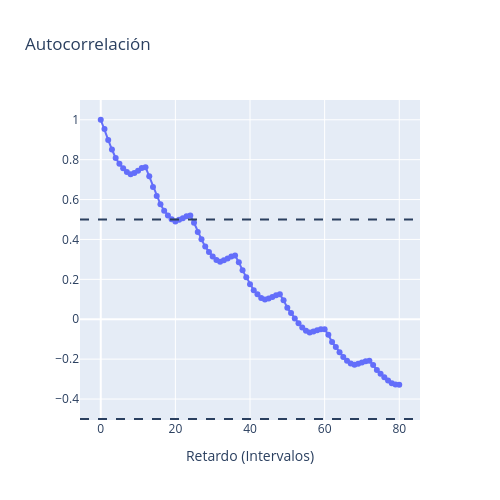

Notebook source saved alongside this figure:
### Markdown cell above
### Preparación de datos

Una vez tenemos los datos con propiedades más adecuadas para alimentar nuestros modelos de ML, necesitamos prepararlos para que los modelos puedan procesarlos. Esta etapa consiste en crear el conocido time-delay embedding que consiste en convertir la serie temporal en datos tabulares.

En esta fase necesitamos seleccionar el *Lag*, que se conoce como el número de observaciones pasadas empleadas para realizar la predicción, y también el número de observaciones en adelante, es decir, el horizonte del pronóstico.

Para poder seleccionar estos dos parámetros es necesario aversiguar la relación entre las observaciones. Para ello, empleamos la herramienta de la autocorrelación parcial. Esta técnica permite conocer la relación entre una observación y cada una de las observaciones pasadas.

### Code cell
acorr = sm.tsa.acf(df['Min-Max-NumeroPasajeros'], nlags = 80)

fig = make_subplots(rows=1, cols=1,
                    shared_xaxes=False,
                    shared_yaxes=True,
                    vertical_spacing=0.08,
                    )

fig.add_trace(go.Scatter(y=acorr, name="Autocorrelación", mode="markers+lines"),
              row=1, col=1)

fig.add_hline(y=0.5, row=1, col=1, line_dash="dash")
fig.add_hline(y=-0.5, row=1, col=1, line_dash="dash")

fig.update_layout(height=500, width=500,
                  title_text="Autocorrelación"
                  )

fig['layout']['xaxis1']['title']='Retardo (Intervalos)'
fig.show()

### Figure 1 — Plotly figure (JSON) as saved in the notebook; plotly's stock layout.template omitted (floating-point values rounded to 4 significant figures)
{"data": [{"mode": "markers+lines", "name": "Autocorrelación", "type": "scatter", "xaxis": "x", "y": [1, 0.9537, 0.8989, 0.8508, 0.8084, 0.7789, 0.7564, 0.7376, 0.7271, 0.7336, 0.7443, 0.758, 0.7619, 0.7165, 0.663, 0.6184, 0.5762, 0.5438, 0.5195, 0.5007, 0.4904, 0.4982, 0.5062, 0.5167, 0.5205, 0.4835, 0.4374, 0.4004, 0.3641, 0.337, 0.3147, 0.2968, 0.2886, 0.2954, 0.3045, 0.3151, 0.3193, 0.2862, 0.245, 0.2109, 0.1751, 0.1458, 0.1248, 0.1065, 0.099, 0.1038, 0.1113, 0.1204, 0.1248, 0.09575, 0.05795, 0.03106, 0.003806, -0.01988, -0.04085, -0.05805, -0.06608, -0.06128, -0.05492, -0.05048, -0.04955, -0.07822, -0.1146, -0.1396, -0.166, -0.1886, -0.2082, -0.2217, -0.2279, -0.223, -0.2165, -0.211, -0.2085, -0.2288, -0.255, -0.2726, -0.2905, -0.3074, -0.3205, -0.3273, -0.3283], "yaxis": "y"}], "layout": {"height": 500, "shapes": [{"line": {"dash": "dash"}, "type": "line", "x0": 0, "x1": 1, "xref": "x domain", "y0": 0.5, "y1": 0.5, "yref": "y"}, {"line": {"dash": "dash"}, "type": "line", "x0": 0, "x1": 1, "xref": "x domain", "y0": -0.5, "y1": -0.5, "yref": "y"}], "title": {"text": "Autocorrelación"}, "width": 500, "xaxis": {"anchor": "y", "domain": [0, 1], "title": {"text": "Retardo (Intervalos)"}}, "yaxis": {"anchor": "x", "domain": [0, 1]}}}
